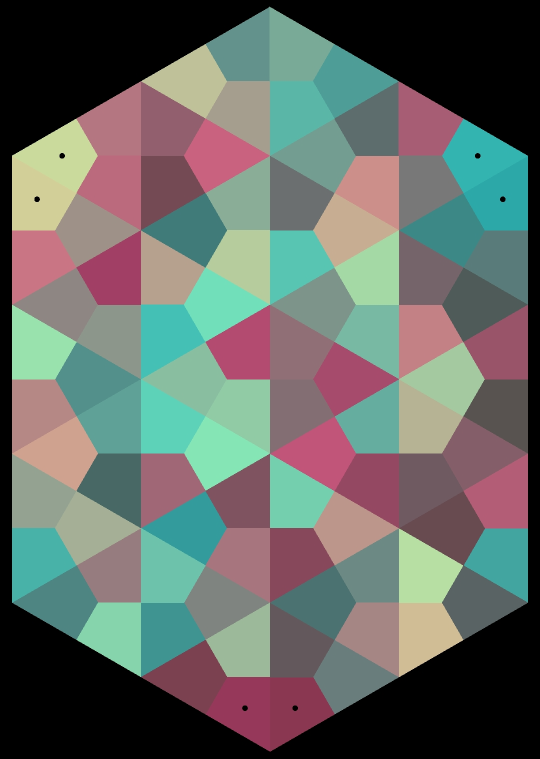
#> input picture data/hue_scrambled_000.png, 1080 x 1518 px (shown at 1/2 size); its folder holds 4 pictures in this run
$ python optimization_2.py
#> lines starting #> are read from the running program, lines starting #| are printed output that depends on the picture; after the words box and inside, x2 and y2 are one past the last pixel; in counts of white or black regions, pixels touching at a corner belong together
#> in optimization_strat, img is the input picture: shape (1518, 1080, 3); mean B, G, R 100.6, 105.7, 100
### ownFuncs/funcs.py
import cv2
import numpy as np
import os
from shutil import rmtree
from os import get_terminal_size


def scaleImg(
    img,
    factor: float = 1.0,
    maxWidth: int = 1,
    maxHeight: int = 1,
    interpolation=cv2.INTER_LINEAR,
):
#> called with factor = 1, maxWidth = 3000, maxHeight = 1000, interpolation = 1
    width = img.shape[1]
    height = img.shape[0]

    if factor != 1:
        pass
    elif maxWidth != 1 and maxHeight != 1:
        widthFactor = maxWidth / width
        heightFactor = maxHeight / height
        factor = min(widthFactor, heightFactor)
    elif maxWidth != 1:
        factor = maxWidth / width
    elif maxHeight != 1:
        factor = maxHeight / height

    width = int(width * factor)
    height = int(height * factor)
    return cv2.resize(img, (width, height), interpolation=interpolation)
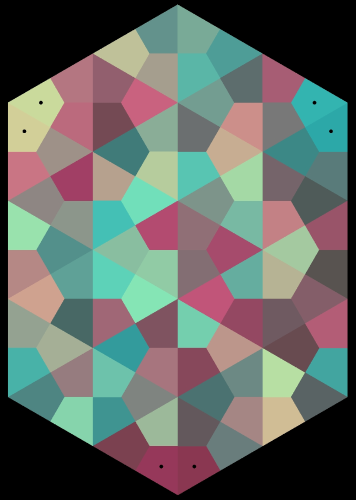
#> returned value: shape (1000, 711, 3) (shown at 1/2 size); mean of channels 0, 1, 2 100.6, 105.6, 100; drawn as B, G, R


def collectCollors(img: cv2.Mat):
    # Count colors
    colors, freqs = np.unique(
        img.reshape(-1, img.shape[-1]), axis=0, return_counts=True
    )
#> freqs = 18773 values, max 173722 at index 0, min 1 at index 20, mean 37.87
    sortInd = np.flip(np.argsort(freqs))
#> sortInd = 18773 values, max 18772 at index 13661, min 0 at index 0, mean 9386

    # sort by frequency high to low and leave out background
    # it is assumed that the most common color is the background
    freqs = freqs[sortInd]
#> freqs = 18773 values, max 173722 at index 0, min 1 at index 5674, mean 37.87
    colors = colors[sortInd]
    # if sum(colors[0]) == 0:
    freqs = freqs[1:]
#> freqs = 18772 values, max 5269 at index 0, min 1 at index 5673, mean 28.62
    colors = colors[1:]

    # Only take colors that are at least 10% in size w.r.t largest color
    minFreq = freqs[0] / 10
#> minFreq = 526.9
    mask = np.where(freqs > minFreq)
    freqs = freqs[mask]
#> freqs = 96 values, max 5269 at index 0, min 4720 at index 95, mean 4973.3
    colors = colors[mask]
#> colors = 96 rows, first 8: [97, 90, 111], [151, 161, 95], [118, 111, 144], [167, 182, 90], [112, 111, 107], [92, 88, 99], [115, 110, 131], [101, 104, 72]
    return colors, minFreq


def saveImg(img: cv2.Mat, dir: str, filename: str):
    if not os.path.isdir(dir):
        os.makedirs(dir)
    cv2.imwrite(dir + filename, img)


# [4 lines left out: function cleanDir, not called in this run]


def arr_format(arr, format=" "):
    ret = "["
    for i, v in enumerate(arr):
        ret += f"{v:{format}}"
        if i < len(arr) - 1:
            ret += ", "
    ret += "]"
    return ret


# [47 lines left out: functions arr2_format, point_line_dist, orientation, progress_print, not called in this run]

### ownFuncs/shapes.py
import cv2
import numpy as np
from ownFuncs.shape import Shape
import ownFuncs.funcs as of
import ownFuncs.voronoiPlotter as vp
import time


class Shapes:
    def __init__(
        self,
        img: cv2.Mat,
        puzzleId: str = "_",
        reduce_factor: float = 1,
        debug: bool = False,
        perfectSrc: bool = False,
    ):
        colors, minFreq = of.collectCollors(img)
#> minFreq = 526.9

        self.all: list[Shape] = []
        self.unlocked: list[Shape] = []
        self.locked: list[Shape] = []
        self.close_to_estimate: list[Shape] = []
        self.imgref = img
        self.img = np.zeros_like(img)
        self.voronoi_img = np.zeros_like(img)
        self.reduce_factor = reduce_factor
        self.puzzleId = puzzleId
        self.debugcounter = 0
        self.convex_hull = []

        for i, c in enumerate(colors):
            shapeMask_raw = cv2.inRange(self.imgref, c, c)

            if not perfectSrc:
                kernel = np.ones((3, 3), np.uint8)
                if max(self.imgref.shape) > 1200:
                    kernel = np.ones((5, 5), np.uint8)

                dilated = cv2.dilate(shapeMask_raw, kernel, iterations=1)
                eroded = cv2.erode(dilated, kernel, iterations=2)
                shapeMask = cv2.dilate(eroded, kernel, iterations=1)
            else:
                shapeMask = shapeMask_raw

            contours, hierarchy = cv2.findContours(
                shapeMask, cv2.RETR_LIST, cv2.CHAIN_APPROX_NONE
            )

            # Filter based on area again after dilation erosion process.
            contourAreas = [cv2.contourArea(cont) for cont in contours]
            if sum(contourAreas) < minFreq:
                continue

            if len(contours) > 2:
                print(f"Large ({len(contours)}) amount of contours found for color {c}")
                self.updateImg()
                if debug:
                    of.saveImg(
                        self.img,
                        "data/debug_imgs/",
                        f"N_{self.debugcounter}.png",
                    )
                    problemImg = np.zeros_like(self.img)

                    self.debugcounter += 1
                continue

            maxi = np.argmax(contourAreas)
            outerContour = contours[maxi]

            locked = len(contours) > 1
            shape = Shape(contours, outerContour, shapeMask, c, locked, reduce_factor)
            self.all.append(shape)
            if locked:
                self.locked.append(shape)
            else:
                self.unlocked.append(shape)
#> this loop made 96 passes
#> (contourAreas, maxi) on passes 1 to 3: ([5192], 0), ([5129], 0), ([5109], 0)
#> pass 1, in __init__, `shapeMask_raw = cv2.inRange(self.imgref, c, c)`:
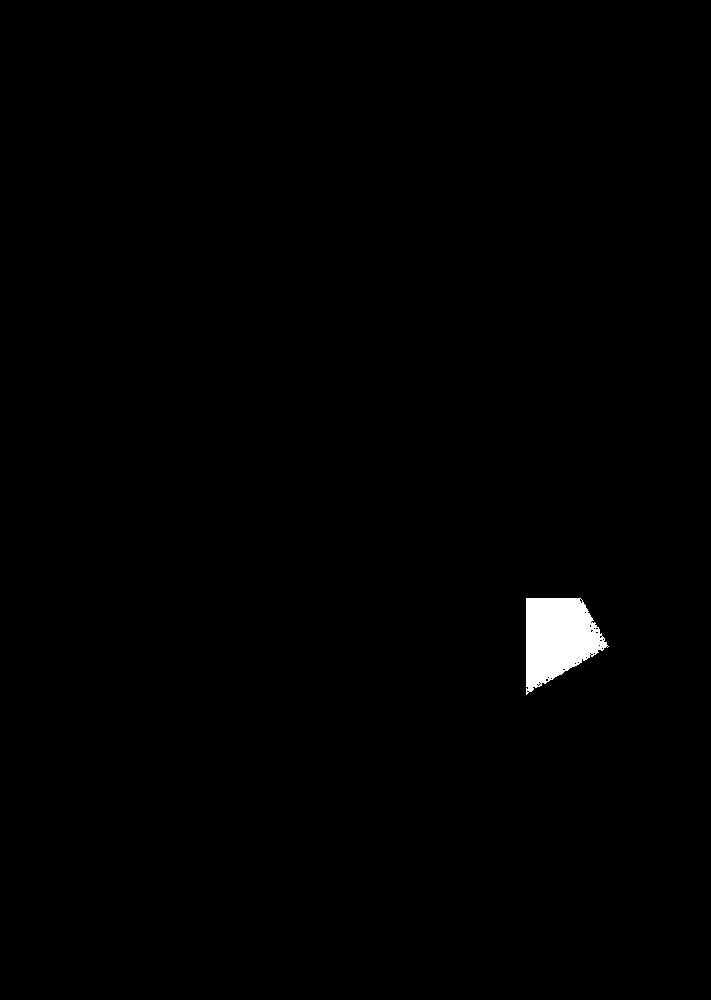
#> shapeMask_raw: shape (1000, 711); 0.74% white; 1 white region, box (x1, y1, x2, y2) and area: (526, 598, 609, 695) 5269

        # recreate img with found contours
        self.updateImg(False)

    @property
    def average_estimation_error(self) -> float:
        return sum([s.distToEstimation for s in self.all]) / len(self.all)

    @property
    def tap_points(self):
        return [s.tap for s in self.all]

    @property
    def tapX(self):
        return [s.tapX for s in self.all]

    @property
    def tapY(self):
        return [s.tapY for s in self.all]

    @property
    def centerX2(self):
        return [s.center2[0] for s in self.all]

    @property
    def centerY2(self):
        return [s.center2[1] for s in self.all]

    def updateImg(self, drawCentroid=True):
#> called with drawCentroid = False
        self.img = np.zeros_like(self.imgref)
        for s in self.all:
            s.drawContour(self.img)
            if drawCentroid:
                s.drawCentroid(self.img)
#> this loop made 96 passes
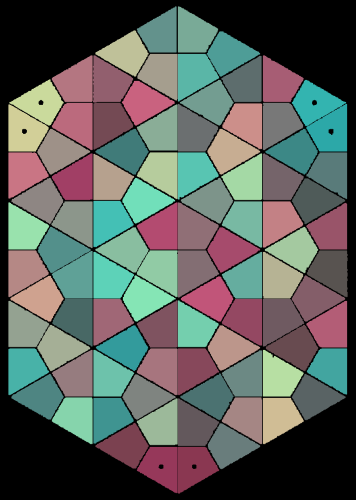
#> self.img: shape (1000, 711, 3) (shown at 1/2 size); mean B, G, R 93.6, 98.3, 93.1

    def swapShapes(self, A: Shape, B: Shape, dev=None, sleep_time=0.05):
        A.swap(B)
        A.locked = True
        if A in self.unlocked:
            self.unlocked.remove(A)
            self.locked.append(A)
        self.updateImg()
        if not A.same_as(B) and dev is not None:
            self.fysical_swap_swipe(A, B, dev, sleep_time)

    # [8 lines left out: function fysical_swap_swipe, not called in this run]

    def markSwappedShapes(self, A: Shape, B: Shape):
        self.img = cv2.arrowedLine(self.img, B.Center, A.Center, [0, 0, 0], 5)

    # [9 lines left out: function reset_locks, not called in this run]

    def findShapeClosestToColor(self, BGR: np.ndarray, shape: Shape = None) -> Shape:
        mindist = np.inf
        for s in self.unlocked:
            dist = s.RGB_distance(None, BGR)
            if dist > mindist:
                continue
            if shape is not None:
                if not shape.checkSwappable(s):
                    continue
            mindist = dist
            closestShape = s
        # closestShape = min(self.unlocked, key=lambda s: s.RGB_distance(None, BGR))
        # mindist = closestShape.RGB_distance(None, BGR)
        return closestShape, mindist

    # [85 lines left out: functions draw_voronoi, snape_to_grid_x, snape_to_grid_y, move_shapes_x, move_shapes_y, make_symmetric_x and 1 more, not called in this run]

    def sort_all(self):
        self.all = sorted(self.all, key=lambda s: s.dim1)

    def sort_unlocked(self):
        # self.unlocked = sorted(self.unlocked, key=lambda s: s.dim1)
        self.unlocked.sort(key=lambda s: s.end_hsv_1d, reverse=True)
        # [7 lines of commented-out code are left out]

    # [80 lines left out: functions reset_colors, find_shape_by_color, define_new_centers, draw_convex_hull, next_convex_hull_shape, check_concave_options and 1 more, not called in this run]

### ownFuncs/shape.py
from __future__ import annotations
import numpy as np
import cv2
import ownFuncs.funcs as of
from typing import Final


class Shape:
    def __init__(
        self,
        allContours: np.ndarray,
        contour: np.ndarray,
        mask: cv2.Mat,
        color,
        locked: bool,
        reduce_factor: float = 1,
    ):
        self.allContours = allContours
        self.contour = contour
        self.color = [int(c) for c in color]
        self.start_color = self.color.copy()
        self.end_color = [0, 0, 0]

        self.locked: bool = locked
        self.hardLocked: Final = locked

        self.mask = mask
        self.cstring = of.arr_format(color)

        M = cv2.moments(contour)
        self.centerX = int(M["m10"] / M["m00"])
        self.centerY = int(M["m01"] / M["m00"])
        self.tapX = int(M["m10"] / M["m00"] / reduce_factor)
        self.tapY = int(M["m01"] / M["m00"] / reduce_factor)

        self.tapXY = np.array([self.tapX, self.tapY]).astype(np.int32)
        self.Center = np.array([self.centerX, self.centerY]).astype(np.int32)
        self.center2 = np.zeros(2)
        self.area = cv2.contourArea(contour)
        self.colorEst = np.zeros(3)

    # [7 lines of commented-out code are left out]

    @property
    def colorA(self):
        return np.array(self.color)

    @property
    def colorHsv(self):
        return cv2.cvtColor(np.uint8([[self.color]]), cv2.COLOR_BGR2HSV_FULL)[0, 0, :]

    @property
    def colorLab(self):
        return cv2.cvtColor(np.uint8([[self.color]]), cv2.COLOR_BGR2LAB)[0, 0, :]

    # [5 lines left out: function end_hsv, not called in this run]

    @property
    def hsv_1d(self):
        return self.colorHsv @ np.array([256**1, 256**2, 256**0])

    @property
    def end_hsv_1d(self):
        return self.end_hsv[0] * self.end_hsv[1]

    @property
    def distToEstimation(self) -> float:
        return np.linalg.norm(self.colorA - self.colorEst)

    @property
    def dim1(self) -> int:
        return self.centerY + self.centerX

    # [5 lines left out: function rgb_1d, not called in this run]

    @property
    def dist_to_center(self) -> float:
        return round(np.sqrt(np.sum(np.square(self.center2))))

    def dist2shape(self, other: Shape) -> float:
        return np.linalg.norm(self.tapXY - other.tapXY)

    def drawContour(self, img: cv2.Mat, thickness: int = 0, color=0):
        if thickness == 0:
            thickness = cv2.FILLED
        if color == 0:
            color = self.color
        cv2.drawContours(
            img,
            self.allContours,
            contourIdx=-1,
            color=color,
            thickness=thickness,
            lineType=cv2.LINE_AA,
        )

    def drawCentroid(self, img, size=8, col=[0, 0, 255]):
        if self.locked and col == [0, 0, 255]:
            col = [0, 255, 0]
        cv2.circle(img, self.Center, size, col, -1, cv2.LINE_AA)

    def checkSwappable(self, otherShape: Shape, verbose: bool = False) -> bool:
        """Determines if a swap is allowable between self and otherShape

        Args:
            otherShape (Shape): Potential candidate for color swap

        Returns:
            bool: If a swap is allowable between self and otherShape
        """
        areaRatio = self.area / otherShape.area
        areaCheck = 0.9 < areaRatio and areaRatio < 1.1
        if verbose and not areaCheck:
            print(f"performing illegal swap, area ratio is {areaRatio}")

        shapeSimil = self.shapeSimilarity(otherShape)
        shapeCheck = shapeSimil < 0.1
        if verbose and not shapeCheck:
            print(f"performing illegal swap, shape similarity is {shapeSimil}")
        return areaCheck and shapeCheck

    def swap(self, otherShape: Shape):
        """Swaps color between this and other shape.

        Args:
            otherShape (Shape): Another shape instance to swap colors with.
        """
        if self.locked:
            print("This shape is not allowed to swap, self")
        if otherShape.locked:
            print("This shape is not allowed to swap, other")
        self.checkSwappable(otherShape)

        self.color, otherShape.color = otherShape.color, self.color

    def RGB_distance(self, shape: Shape, colorA: np.ndarray = None) -> float:
        """Calculates euclidiean rgb distance between self and shape.

        Args:
            shape (Shape): Shape to be calculated distance to.

        Returns:
            float: Euclidean rgb distance
        """
        if colorA is not None:
            return np.linalg.norm(self.colorA - colorA)
        return np.linalg.norm(self.colorA - shape.colorA)

    def same_as(self, other: Shape) -> bool:
        return np.all(np.equal(self.colorA, other.colorA))

    def shapeSimilarity(self, other: Shape) -> float:
        """calculates shapesimilarity between contour of this and other shape

        Args:
            other (Shape): Shape object to be compared against

        Returns:
            float: value between 0 and 1. 0 means exactly the same shape.
        """
        similarity = cv2.matchShapes(self.contour, other.contour, 1, 0)
        return similarity

### ownFuncs/optimizationFuncs.py
# from matplotlib import use as matplotlib_use
from typing import Tuple

import matplotlib.pyplot as plt
import numpy as np
import numpy.typing as npt
import scipy

from ownFuncs.shape import Shape
from ownFuncs.shapes import Shapes
from ownFuncs import funcs as of


def TransformFunc(
    C: npt.NDArray, XX: npt.NDArray, YY: npt.NDArray, order: int
) -> npt.NDArray:
    """Transforms XY coordinates to color values according to transform matrix C

    Args:
        C (npt.NDArray): Transform matrix
        XX (npt.NDArray): X coordinates
        YY (npt.NDArray): Y coordinates

    Returns:
        npt.NDArray: Color values
    """
    if order == 1:
        return np.dot(np.c_[XX, YY, np.ones(XX.shape)], C).reshape(XX.shape)
    return np.dot(np.c_[np.ones(XX.shape), XX, YY, XX * YY, XX**2, YY**2], C)


def find_transform_matrix(data: npt.NDArray, order: int) -> npt.NDArray:
    """Finds the matrix C that can be used to convert a XY coordinate to a Color value

    Args:
        data (npt.NDArray): Sample points

    Returns:
        npt.NDArray: C matrix
    """
    if order == 1:
        A = np.c_[data[:, 0], data[:, 1], np.ones(data.shape[0])]
    else:
        A = np.c_[
            np.ones(data.shape[0]),
            data[:, :2],
            np.prod(data[:, :2], axis=1),
            data[:, :2] ** 2,
        ]

    C, _, _, _ = scipy.linalg.lstsq(A, data[:, 2])
    return C


def color_at_xy(Cs, x: int, y: int, order: int) -> npt.NDArray[np.uint8]:
    return (
        np.array([TransformFunc(C, np.array([x]), np.array([y]), order) for C in Cs])
        .flatten()
        .astype(np.uint8)
    )


def get_mesh_grids(
    datas, Cs, order: int
) -> Tuple[npt.NDArray, npt.NDArray, npt.NDArray]:
    # regular grid covering the domain of the data
    N = 16
    data = datas[0]
    X = data[:, 0]
    Y = data[:, 1]
    X_MG, Y_MG = np.meshgrid(
        np.linspace(min(X) - 100, max(X) + 100, N),
        np.linspace(min(Y) - 100, max(Y) + 100, N),
    )

    XX = X_MG.flatten()
    YY = Y_MG.flatten()

    Zs = [TransformFunc(c, XX, YY, order) for c in Cs]
    Z_MGs = np.array([Z.reshape(X_MG.shape) for Z in Zs])
    return X_MG, Y_MG, Z_MGs


# [30 lines left out: function plotSurfaces, not called in this run]


def fitSurface(
    shapes: Shapes, order: int, useLocked: bool = True
) -> Tuple[list[npt.NDArray], npt.NDArray, npt.NDArray]:
    if useLocked:
        shapeList = shapes.locked
    else:
        shapeList = shapes.all
        # shapeList = shapes.close_to_estimate

    XYR = np.array([[s.tapX, s.tapY, s.color[2]] for s in shapeList])
    XYG = np.array([[s.tapX, s.tapY, s.color[1]] for s in shapeList])
    XYB = np.array([[s.tapX, s.tapY, s.color[0]] for s in shapeList])

    datas = [XYB, XYG, XYR]
    Cs = [find_transform_matrix(d, order) for d in datas]
    MGs = get_mesh_grids(datas, Cs, order)
    return datas, MGs, Cs


def setShapeColorEstimations(shapes: Shapes, Cs: npt.NDArray, order: int):
#> called with order = 1
    for shape in shapes.all:
        shape.colorEst = color_at_xy(Cs, shape.tapX, shape.tapY, order)


# [5 lines left out: function determine_close_to_estimate, not called in this run]


def get_datas(shapes: Shapes):
    XYB = [[shape.tapX, shape.tapY, shape.color[0]] for shape in shapes.all]
    XYG = [[shape.tapX, shape.tapY, shape.color[1]] for shape in shapes.all]
    XYR = [[shape.tapX, shape.tapY, shape.color[2]] for shape in shapes.all]
    return XYB, XYG, XYR


def get_largest_error_shape(shapes: list[Shape]) -> Shape:
    return max(shapes, key=lambda s: s.distToEstimation)


# [31 lines left out: function cvColGradient, not called in this run]

### optimization_2.py
"""Solves hue game puzzle with optimization strategy"""
from typing import Final

import cv2
import matplotlib.pyplot as plt
import numpy as np
from matplotlib import use as matplotlib_use

import ownFuncs.funcs as of
import ownFuncs.optimizationFuncs as opt
from ownFuncs.shapes import Shapes
from ownFuncs.shape import Shape

matplotlib_use('TkAgg')


def optimization_strat(PUZZLE_ID: str, show_plot: bool):
    src = f'data/hue_scrambled_{PUZZLE_ID}.png'
    # src = f'data/hue_solved_{Npuzzle}.png'
    img = cv2.imread(src)
    assert img is not None, "file could not be read, check with os.path.exists()"

    # Reduce image size to ease computations
    img = of.scaleImg(img, maxHeight=1000, maxWidth=3000)

    shapes = Shapes(img, PUZZLE_ID)
    order: int = 1
    datas, MGs, Cs = opt.fitSurface(shapes, order)
    opt.setShapeColorEstimations(shapes, Cs, order)

    stepcount: int = -1
    num_free_shapes = len(shapes.unlocked)
    remaining_color_est_error = 0

    while len(shapes.unlocked) > 1:
        stepcount += 1
        shape = max(shapes.unlocked, key=lambda s: s.distToEstimation)
        BGR = opt.color_at_xy(Cs, shape.centerX, shape.centerY, order)
        closestShape, err = shapes.findShapeClosestToColor(BGR, shape)
        remaining_color_est_error += err
        shapes.swapShapes(shape, closestShape)
        if not np.all(np.equal(shape.colorA, closestShape.colorA)):
            shapes.markSwappedShapes(shape, closestShape)
            of.saveImg(
                shapes.img, f"data/solveanimation/P{PUZZLE_ID}/", f"step_{stepcount}.png")
#> this loop made 89 passes
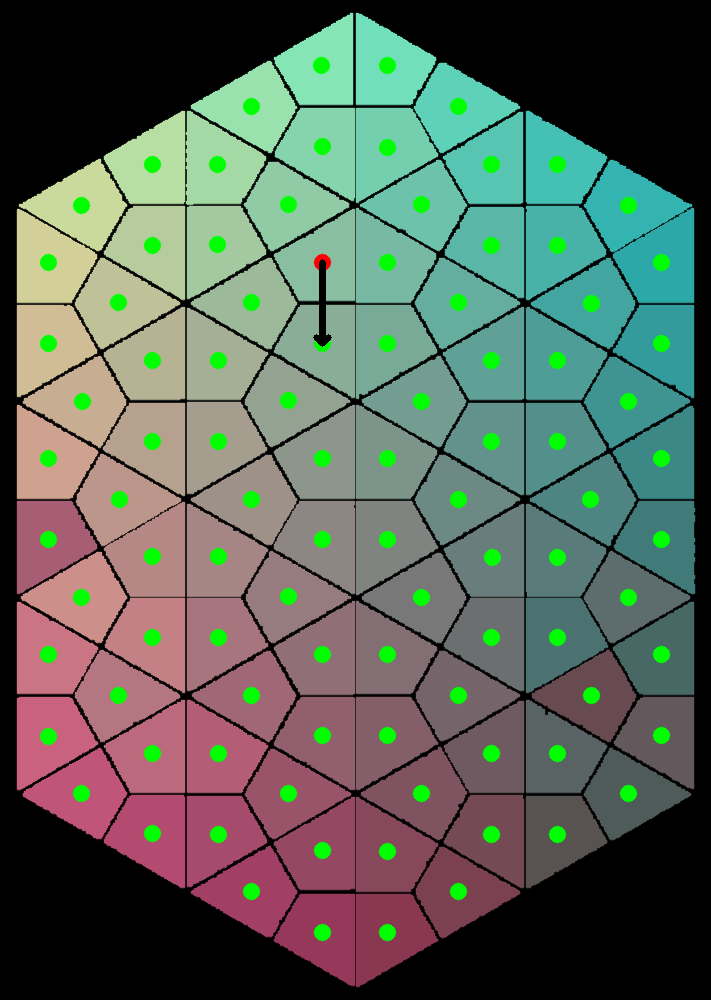
#> shapes.img: shape (1000, 711, 3); mean B, G, R 89.5, 101.7, 89.1
    print(
        f"1st avg remaining color error: {remaining_color_est_error/num_free_shapes:.5g}")
#| 1st avg remaining color error: 13.304
    XYB, XYG, XYR = opt.get_datas(shapes)
    datas2 = np.array([XYB, XYG, XYR])

    if show_plot:
        opt.plotSurfaces(datas, MGs, datas2)

    order = 2
    somethingChanged = True
    limit = 0

    avg_est_error = shapes.average_estimation_error
    # somethingChanged and
    while limit < 100 and avg_est_error > 1.6:
        if limit % 10 == 0 or len(shapes.unlocked) == 0 or not somethingChanged:
            shapes.resetLocks()
            opt.determine_close_to_estimate(shapes)
            datas2, MGs, Cs = opt.fitSurface(shapes, order, False)
            opt.setShapeColorEstimations(shapes, Cs, order)
            print(f"{'-'*20} refit {'-'*20}")

        somethingChanged = False
        limit += 1
        stepcount += 1

        shape = opt.get_largest_error_shape(shapes.unlocked)
        BGR = opt.color_at_xy(Cs, shape.centerX, shape.centerY, order)
        closestShape, err = shapes.findShapeClosestToColor(BGR, shape)
        shapes.swapShapes(shape, closestShape)
        shapes.markSwappedShapes(shape, closestShape)

        # Check if shape has swapped with itself
        if not shape.same_as(closestShape):
            somethingChanged = True
            of.saveImg(
                shapes.img, f"data/solveanimation/P{PUZZLE_ID}/", f"step_{stepcount}.png")

        avg_est_error = shapes.average_estimation_error

        print(
            f"Average remaining color error: {avg_est_error:.5g}")
        if somethingChanged and show_plot:
            XYB, XYG, XYR = opt.get_datas(shapes)
            datas2 = np.array([XYB, XYG, XYR])
            opt.plotSurfaces(datas, MGs, datas2)
#> this loop made 1 pass

    shapes.updateImg(False)
    of.saveImg(
        shapes.img, f"data/solveanimation/P{PUZZLE_ID}/", f"step_{stepcount}.png")

    print(f"P{PUZZLE_ID} Ran order two loop for {limit} times")

    if show_plot:
        plt.show()


ids = [str(i) for i in range(16)]
ids.insert(0, '00')
ids.insert(0, '000')

for id in ids:
#> (the run stopped early here; a loop or call above may not have finished)
